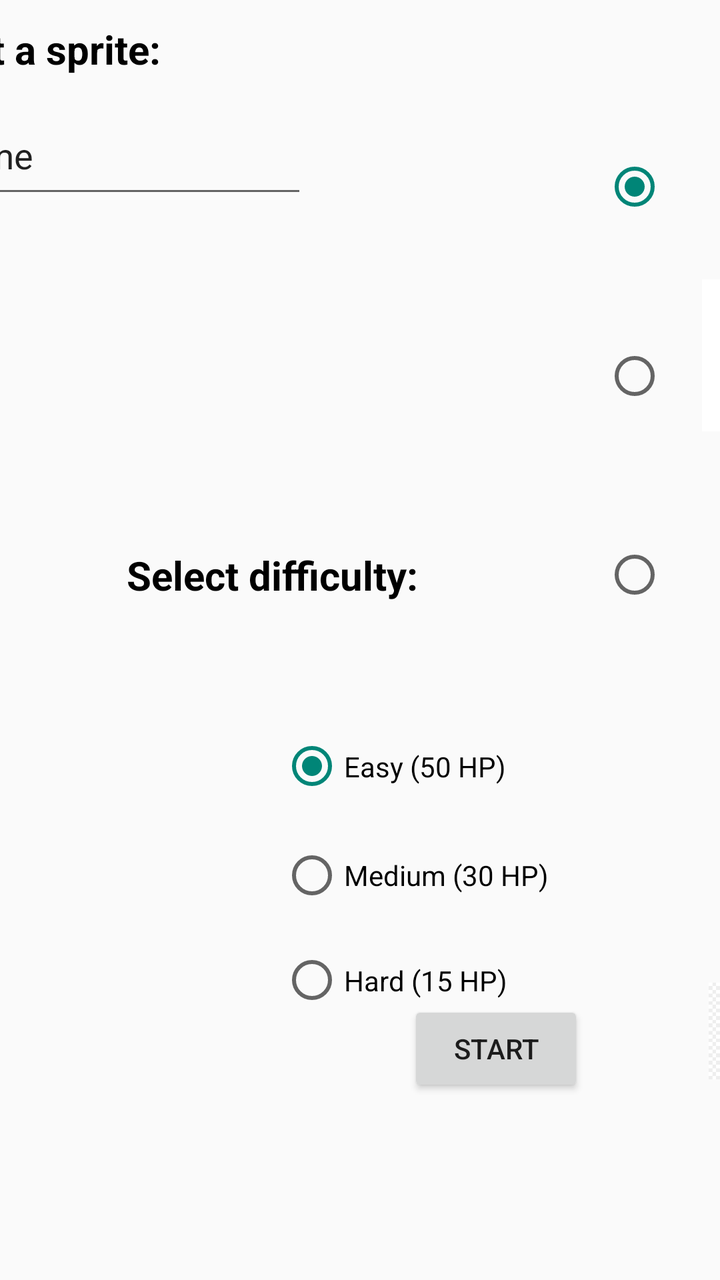
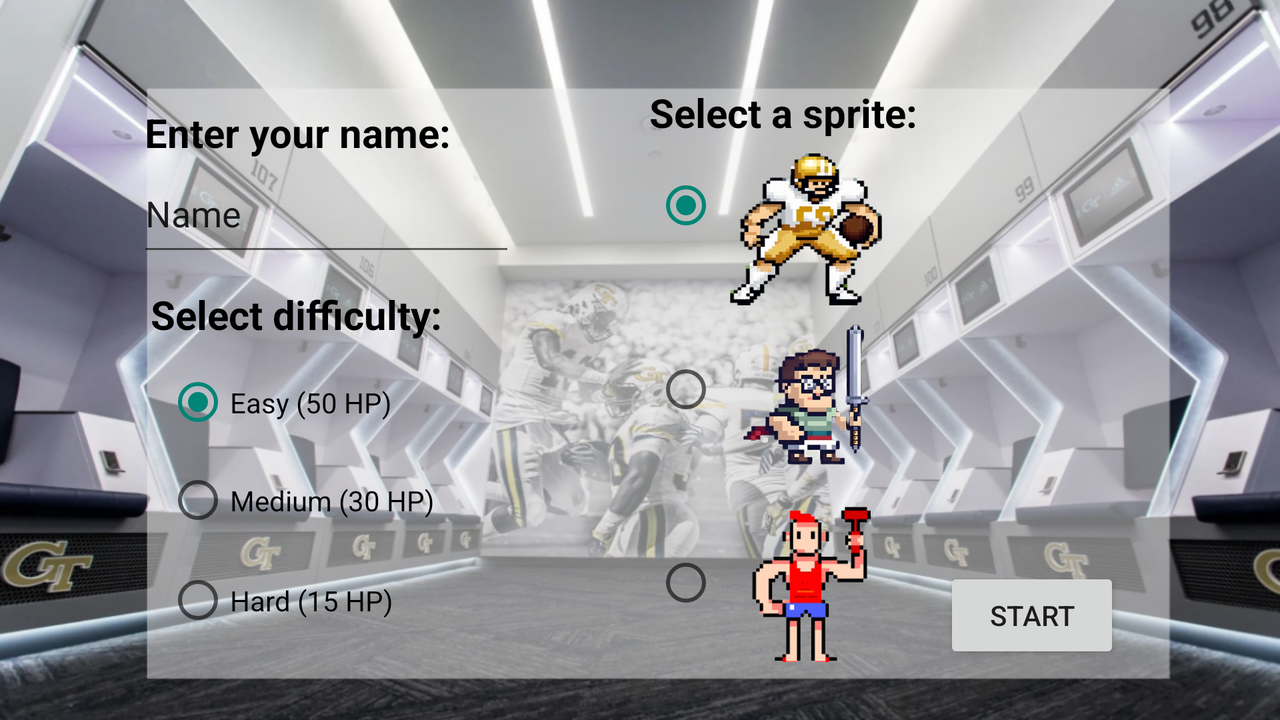

One screen, two layout resources from the same app: the default and the repository's alternative for another configuration. Each is rendered where Android would select it; the XML of both is given below.
<!-- AndroidManifest.xml: application theme Theme.CS2340A_Team43 -->
<!-- res/layout/activity_configuration.xml -->
<?xml version="1.0" encoding="utf-8"?>
<androidx.constraintlayout.widget.ConstraintLayout xmlns:android="http://schemas.android.com/apk/res/android"
    xmlns:app="http://schemas.android.com/apk/res-auto"
    xmlns:tools="http://schemas.android.com/tools"
    android:layout_width="match_parent"
    android:layout_height="match_parent"
    android:orientation="vertical" >

    <Button
        android:id="@+id/nextButton"
        android:layout_width="wrap_content"
        android:layout_height="wrap_content"
        android:layout_marginEnd="68dp"
        android:text="@string/start_button_text"
        app:layout_constraintBottom_toBottomOf="parent"
        app:layout_constraintEnd_toEndOf="parent"
        app:layout_constraintTop_toTopOf="parent"
        app:layout_constraintVertical_bias="0.845" />

    <TextView
        android:id="@+id/namePrompt"
        android:layout_width="164dp"
        android:layout_height="37dp"
        android:layout_marginTop="8dp"
        android:text="@string/enter_name"
        android:textColor="#000000"
        android:textSize="20sp"
        android:textStyle="bold"
        app:layout_constraintBottom_toTopOf="@+id/nameInputBox"
        app:layout_constraintEnd_toStartOf="@+id/selectSpritePrompt"
        app:layout_constraintHorizontal_bias="0.447"
        app:layout_constraintStart_toStartOf="parent"
        app:layout_constraintTop_toTopOf="parent"
        app:layout_constraintVertical_bias="0.571" />

    <EditText
        android:id="@+id/nameInputBox"
        android:layout_width="189dp"
        android:layout_height="56dp"
        android:layout_marginTop="48dp"
        android:layout_marginEnd="148dp"
        android:autofillHints="Name"
        android:ems="10"
        android:inputType="text"
        app:layout_constraintEnd_toStartOf="@+id/spriteRadioGroup"
        app:layout_constraintTop_toTopOf="parent"
        tools:text="Name" />

    <TextView
        android:id="@+id/selectDifficultyPrompt"
        android:layout_width="154dp"
        android:layout_height="33dp"
        android:text="@string/choose_difficulty"
        android:textColor="#000000"
        android:textSize="20sp"
        android:textStyle="bold"
        app:layout_constraintBottom_toTopOf="@+id/difficultyRadioGroup"
        app:layout_constraintEnd_toStartOf="@+id/spriteRadioGroup"
        app:layout_constraintHorizontal_bias="0.43"
        app:layout_constraintStart_toStartOf="parent"
        app:layout_constraintTop_toBottomOf="@+id/nameInputBox"
        app:layout_constraintVertical_bias="0.777" />

    <RadioGroup
        android:id="@+id/difficultyRadioGroup"
        android:layout_width="154dp"
        android:layout_height="174dp"
        android:layout_marginStart="140dp"
        android:checkedButton="@+id/easyButton"
        android:orientation="vertical"
        app:layout_constraintBottom_toBottomOf="parent"
        app:layout_constraintStart_toStartOf="parent"
        app:layout_constraintTop_toTopOf="parent"
        app:layout_constraintVertical_bias="0.763">

        <RadioButton
            android:id="@+id/easyButton"
            android:layout_width="128dp"
            android:layout_height="55dp"
            android:checked="true"
            android:text="@string/easy_difficulty" />

        <RadioButton
            android:id="@+id/mediumButton"
            android:layout_width="153dp"
            android:layout_height="54dp"
            android:text="@string/medium_difficulty" />

        <RadioButton
            android:id="@+id/hardButton"
            android:layout_width="wrap_content"
            android:layout_height="51dp"
            android:text="@string/hard_difficulty" />

    </RadioGroup>

    <TextView
        android:id="@+id/selectSpritePrompt"
        android:layout_width="142dp"
        android:layout_height="34dp"
        android:layout_marginTop="8dp"
        android:layout_marginEnd="272dp"
        android:text="@string/select_sprite"
        android:textColor="#000000"
        android:textSize="20sp"
        android:textStyle="bold"
        app:layout_constraintBottom_toTopOf="@+id/spriteRadioGroup"
        app:layout_constraintEnd_toEndOf="parent"
        app:layout_constraintTop_toTopOf="parent" />

    <RadioGroup
        android:id="@+id/spriteRadioGroup"
        android:layout_width="44dp"
        android:layout_height="311dp"
        android:layout_marginTop="48dp"
        android:checkedButton="@+id/sprite1"
        android:orientation="vertical"
        app:layout_constraintEnd_toEndOf="parent"
        app:layout_constraintHorizontal_bias="0.33"
        app:layout_constraintStart_toEndOf="@+id/difficultyRadioGroup"
        app:layout_constraintTop_toTopOf="parent">

        <RadioButton
            android:id="@+id/radioButton2"
            android:layout_width="142dp"
            android:layout_height="91dp"
            android:checked="true"/>

        <RadioButton
            android:id="@+id/radioButton3"
            android:layout_width="148dp"
            android:layout_height="98dp" />

        <RadioButton
            android:id="@+id/radioButton4"
            android:layout_width="147dp"
            android:layout_height="101dp" />

    </RadioGroup>

    <ImageView
        android:id="@+id/imageView"
        android:layout_width="89dp"
        android:layout_height="76dp"
        app:layout_constraintBottom_toTopOf="@+id/imageView3"
        app:layout_constraintEnd_toEndOf="parent"
        app:layout_constraintHorizontal_bias="0.014"
        app:layout_constraintStart_toEndOf="@+id/spriteRadioGroup"
        app:layout_constraintTop_toBottomOf="@+id/selectSpritePrompt"
        app:layout_constraintVertical_bias="0.379"
        tools:srcCompat="@drawable/frowny" />

    <ImageView
        android:id="@+id/imageView2"
        android:layout_width="84dp"
        android:layout_height="81dp"
        android:layout_marginStart="9dp"
        android:layout_marginBottom="84dp"
        android:src="@drawable/medium_face"
        app:layout_constraintBottom_toBottomOf="parent"
        app:layout_constraintEnd_toEndOf="parent"
        app:layout_constraintHorizontal_bias="0.0"
        app:layout_constraintStart_toEndOf="@+id/spriteRadioGroup" />

    <ImageView
        android:id="@+id/imageView3"
        android:layout_width="87dp"
        android:layout_height="80dp"
        android:layout_marginBottom="24dp"
        android:src="@drawable/smiley"
        app:layout_constraintBottom_toTopOf="@+id/imageView2"
        app:layout_constraintEnd_toEndOf="parent"
        app:layout_constraintHorizontal_bias="0.031"
        app:layout_constraintStart_toEndOf="@+id/spriteRadioGroup" />

</androidx.constraintlayout.widget.ConstraintLayout>
<!-- resources referenced by this layout -->
<resources>
  <!-- drawable frowny: jpeg bitmap (drawable, 17391 bytes) -->
  <!-- drawable medium_face: jpg bitmap (drawable, 58472 bytes) -->
  <string name="choose_difficulty">Select difficulty:</string>
  <string name="easy_difficulty">Easy (50 HP)</string>
  <string name="enter_name">Enter your name:</string>
  <string name="hard_difficulty">Hard (15 HP)</string>
  <string name="medium_difficulty">Medium (30 HP)</string>
  <string name="select_sprite">Select a sprite:</string>
  <string name="start_button_text">Start</string>
  <style name="Theme.CS2340A_Team43" parent="Theme.AppCompat.Light.NoActionBar" />
</resources>
<!-- res/layout-land/activity_configuration.xml (the repository's variant of the layout above) -->
<!-- drawn on the phone turned sideways -->
<?xml version="1.0" encoding="utf-8"?>
<androidx.constraintlayout.widget.ConstraintLayout xmlns:android="http://schemas.android.com/apk/res/android"
    xmlns:app="http://schemas.android.com/apk/res-auto"
    xmlns:tools="http://schemas.android.com/tools"
    android:layout_width="match_parent"
    android:layout_height="match_parent"
    android:orientation="horizontal"
    android:background="@drawable/football_locker">

    <Button
        android:id="@+id/startGameButton"
        android:layout_width="wrap_content"
        android:layout_height="wrap_content"
        android:layout_marginEnd="80dp"
        android:text="@string/start_button_text"
        app:layout_constraintBottom_toBottomOf="parent"
        app:layout_constraintEnd_toEndOf="parent"
        app:layout_constraintTop_toTopOf="parent"
        app:layout_constraintVertical_bias="0.909" />

    <TextView
        android:id="@+id/namePrompt"
        android:layout_width="164dp"
        android:layout_height="37dp"
        android:text="@string/enter_name"
        android:textColor="#000000"
        android:textSize="20sp"
        android:textStyle="bold"
        app:layout_constraintBottom_toBottomOf="parent"
        app:layout_constraintEnd_toStartOf="@+id/selectSpritePrompt"
        app:layout_constraintHorizontal_bias="0.451"
        app:layout_constraintStart_toStartOf="parent"
        app:layout_constraintTop_toTopOf="parent"
        app:layout_constraintVertical_bias="0.163" />

    <EditText
        android:id="@+id/nameInputBox"
        android:layout_width="189dp"
        android:layout_height="56dp"
        android:layout_marginEnd="156dp"
        android:autofillHints="Name"
        android:ems="10"
        android:inputType="text"
        app:layout_constraintBottom_toBottomOf="parent"
        app:layout_constraintEnd_toEndOf="parent"
        app:layout_constraintHorizontal_bias="0.233"
        app:layout_constraintStart_toStartOf="parent"
        app:layout_constraintTop_toTopOf="parent"
        app:layout_constraintVertical_bias="0.253"
        tools:text="Name" />

    <TextView
        android:id="@+id/selectDifficultyPrompt"
        android:layout_width="154dp"
        android:layout_height="33dp"
        android:text="@string/choose_difficulty"
        android:textColor="#000000"
        android:textSize="20sp"
        android:textStyle="bold"
        app:layout_constraintBottom_toTopOf="@+id/difficultyRadioGroup"
        app:layout_constraintEnd_toStartOf="@+id/spriteRadioGroup"
        app:layout_constraintHorizontal_bias="0.436"
        app:layout_constraintStart_toStartOf="parent" />

    <RadioGroup
        android:id="@+id/difficultyRadioGroup"
        android:layout_width="163dp"
        android:layout_height="157dp"
        android:checkedButton="@+id/easyButton"
        android:orientation="vertical"
        app:layout_constraintBottom_toBottomOf="parent"
        app:layout_constraintEnd_toEndOf="parent"
        app:layout_constraintHorizontal_bias="0.174"
        app:layout_constraintStart_toStartOf="parent"
        app:layout_constraintTop_toTopOf="parent"
        app:layout_constraintVertical_bias="0.87">

        <RadioButton
            android:id="@+id/easyButton"
            android:layout_width="128dp"
            android:layout_height="49dp"
            android:text="@string/easy_difficulty" />

        <RadioButton
            android:id="@+id/mediumButton"
            android:layout_width="153dp"
            android:layout_height="49dp"
            android:text="@string/medium_difficulty" />

        <RadioButton
            android:id="@+id/hardButton"
            android:layout_width="wrap_content"
            android:layout_height="51dp"
            android:text="@string/hard_difficulty" />

    </RadioGroup>

    <TextView
        android:id="@+id/selectSpritePrompt"
        android:layout_width="140dp"
        android:layout_height="26dp"
        android:text="@string/select_sprite"
        android:textColor="#000000"
        android:textSize="20sp"
        android:textStyle="bold"
        app:layout_constraintBottom_toBottomOf="parent"
        app:layout_constraintEnd_toEndOf="parent"
        app:layout_constraintHorizontal_bias="0.649"
        app:layout_constraintStart_toStartOf="parent"
        app:layout_constraintTop_toTopOf="parent"
        app:layout_constraintVertical_bias="0.128" />

    <RadioGroup
        android:id="@+id/spriteRadioGroup"
        android:layout_width="126dp"
        android:layout_height="291dp"
        android:checkedButton="@+id/sprite0"
        android:orientation="vertical"
        app:layout_constraintBottom_toBottomOf="parent"
        app:layout_constraintEnd_toEndOf="parent"
        app:layout_constraintHorizontal_bias="0.636"
        app:layout_constraintStart_toStartOf="parent"
        app:layout_constraintTop_toTopOf="parent"
        app:layout_constraintVertical_bias="0.789">

        <RadioButton
            android:id="@+id/sprite0"
            android:layout_width="125dp"
            android:layout_height="97dp"
            android:checked="true" />

        <RadioButton
            android:id="@+id/sprite1"
            android:layout_width="127dp"
            android:layout_height="87dp" />

        <RadioButton
            android:id="@+id/sprite2"
            android:layout_width="match_parent"
            android:layout_height="106dp" />

    </RadioGroup>

    <ImageView
        android:id="@+id/spriteImage0"
        android:layout_width="76dp"
        android:layout_height="76dp"
        android:src="@drawable/footballplayersprite"
        app:layout_constraintBottom_toBottomOf="parent"
        app:layout_constraintEnd_toEndOf="parent"
        app:layout_constraintHorizontal_bias="0.647"
        app:layout_constraintStart_toStartOf="parent"
        app:layout_constraintTop_toTopOf="parent"
        app:layout_constraintVertical_bias="0.26999998" />

    <ImageView
        android:id="@+id/spriteImage1"
        android:layout_width="78dp"
        android:layout_height="70dp"
        android:src="@drawable/nerdplayersprite"
        app:layout_constraintBottom_toBottomOf="parent"
        app:layout_constraintEnd_toEndOf="parent"
        app:layout_constraintHorizontal_bias="0.648"
        app:layout_constraintStart_toStartOf="parent"
        app:layout_constraintTop_toTopOf="parent"
        app:layout_constraintVertical_bias="0.56" />

    <ImageView
        android:id="@+id/spriteImage2"
        android:layout_width="68dp"
        android:layout_height="78dp"
        android:src="@mipmap/gymbroplayersprite"
        app:layout_constraintBottom_toBottomOf="parent"
        app:layout_constraintEnd_toEndOf="parent"
        app:layout_constraintHorizontal_bias="0.65"
        app:layout_constraintStart_toStartOf="parent"
        app:layout_constraintTop_toTopOf="parent"
        app:layout_constraintVertical_bias="0.897" />

</androidx.constraintlayout.widget.ConstraintLayout>
<!-- resources referenced by the variant -->
<!-- as the phone turned sideways resolves them -->
<resources>
  <!-- drawable football_locker: png bitmap (drawable, 764348 bytes) -->
  <!-- drawable footballplayersprite: png bitmap (drawable, 169248 bytes) -->
  <!-- drawable nerdplayersprite: png bitmap (drawable, 94100 bytes) -->
  <!-- mipmap gymbroplayersprite: png bitmap (mipmap-xxhdpi, 39131 bytes) -->
  <string name="choose_difficulty">Select difficulty:</string>
  <string name="easy_difficulty">Easy (50 HP)</string>
  <string name="enter_name">Enter your name:</string>
  <string name="hard_difficulty">Hard (15 HP)</string>
  <string name="medium_difficulty">Medium (30 HP)</string>
  <string name="select_sprite">Select a sprite:</string>
  <string name="start_button_text">Start</string>
  <style name="Theme.CS2340A_Team43" parent="Theme.AppCompat.Light.NoActionBar" />
</resources>
